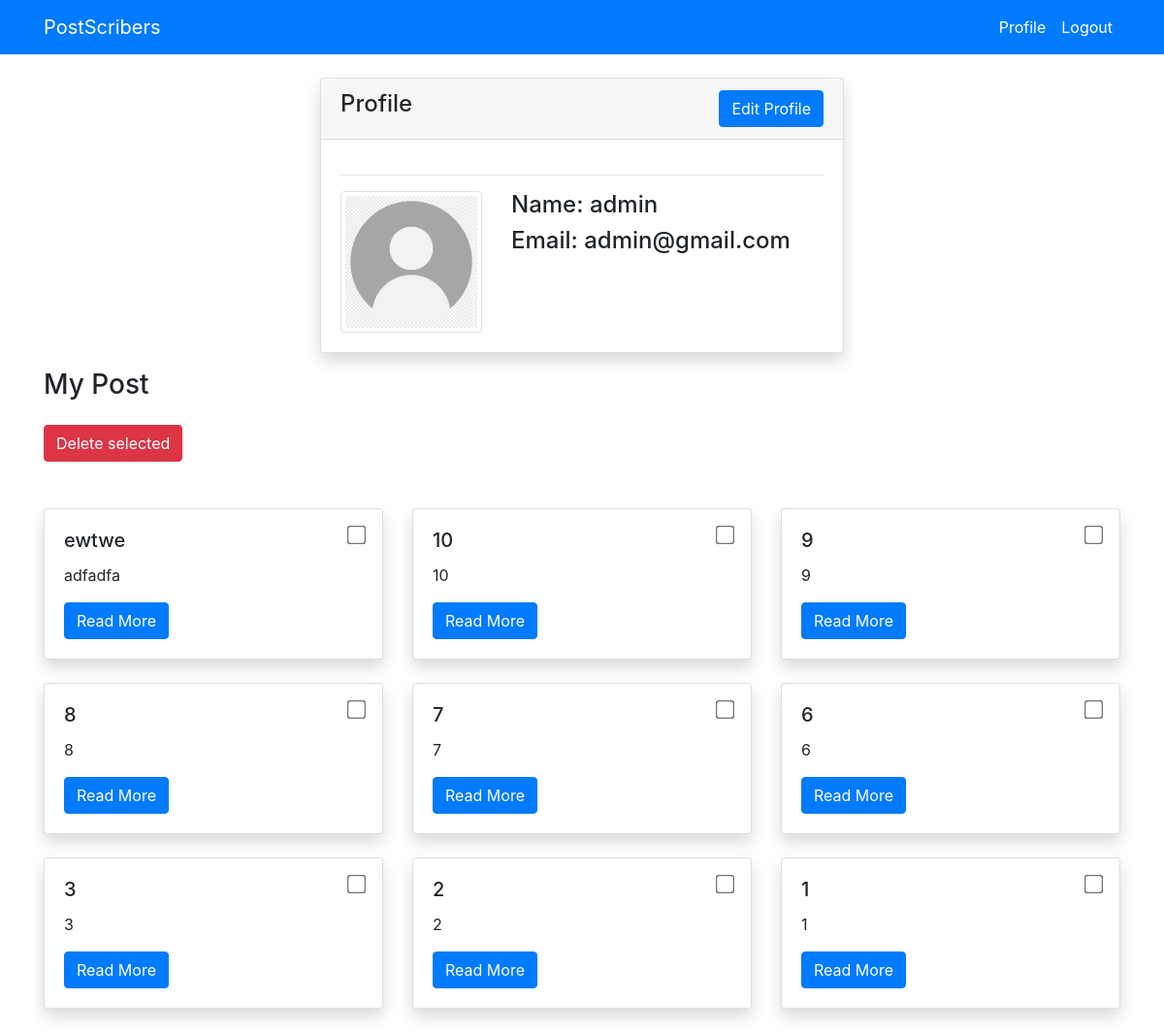
/profile/ (signed in), run on the app's committed database.
### users/models.py (models this page shows, shortened)
class ProfileModel(models.Model):
    user = models.OneToOneField(User, on_delete=models.CASCADE)
    image = models.ImageField(default='default.png', upload_to='profile'
                              , validators=[FileExtensionValidator(['png', 'jpg', 'jpeg'])])

### blog/models.py (models this page shows, shortened)
class PostModel(models.Model):
    title = models.CharField(max_length=100)
    content = models.TextField()
    author = models.ForeignKey(User, on_delete=models.CASCADE)
    created_at = models.DateTimeField(auto_now_add=True)
    updated_at = models.DateTimeField(auto_now=True)
    class Meta:
        ordering = ('-created_at', '-updated_at')

### users/views.py (the view)
# urls.py: path('profile/', views.profile, name='users-profile'),
def profile(request):
    if request.method == 'POST':
        u_form = UserUpdateForm(request.POST or None, instance=request.user)
        p_form = ProfileUpdateForm(request.POST or None, request.FILES or None, instance=request.user.profilemodel)
        if u_form.is_valid() and p_form.is_valid():
            u_form.save()
            p_form.save()
            return redirect('users-profile')
    else:
        u_form = UserUpdateForm(instance=request.user)
        p_form = ProfileUpdateForm(instance=request.user.profilemodel)
    post_uploaded = PostModel.objects.filter(author=request.user)
    context = {
        'u_form': u_form,
        'p_form': p_form,
        'post_uploaded': post_uploaded
    }
    return render(request, 'users/profile.html', context)

### users/forms.py
class UserUpdateForm(forms.ModelForm):
    class Meta:
        model = User
        fields = ['username', 'email']
    def __init__(self, *args, **kwargs):
        super(UserUpdateForm, self).__init__( *args, **kwargs)
        for fieldname in ['username', 'email']:
            self.fields[fieldname].help_text = None

class ProfileUpdateForm(forms.ModelForm):
    class Meta:
        model = ProfileModel
        fields = ['image']

### templates/users/profile.html (shortened to what this page needs)
{% extends 'partials/base.html' %}
{% load crispy_forms_tags %}
{% block content %}
<div class="container">
    <div class="row mt-5 pt-3">
        <div class="col-md-6 offset-md-3">
            <div class="card my-3 shadow">
                <div class="card-header">
                    <span class="h4">Profile</span>
                    <button type="button" class="btn btn-primary float-right" data-toggle="modal" data-target="#exampleModal">
                        Edit Profile
                    </button>
                </div>
                <div class="card-body">
                    <hr>
                    <div class="row">
                        <div class="col-md-4">
                            <img class="img-thumbnail" src="{{ user.profilemodel.image.url }}" alt="profile-img">
                        </div>
                        <div class="col-md-8">
                            <h4>Name: {{ user.username }}</h4>
                            <h4>Email: {{ user.email }}</h4>
                        </div>
                    </div>
                </div>
            </div>
        </div>
    </div>
    <h3 class="mb-3">My Post</h3>
    <form method="POST" action="{% url 'delete-selected-posts' %}" id="delete-form">
        <button type="submit" class="btn btn-danger btn mb-5 mt-2">Delete selected</button>
    </form>
    <div class="row">
      {% for post in post_uploaded %}
        <div class="col-md-4">
            <div class="card mb-4 shadow">
            <div class="card-body">
                <input type="checkbox" name="post_id[]" id="delete_post" class="checkbox float-right" data-id="{{ post.id }}" style="transform: scale(1.5);">
                <h5 class="card-title">{{ post.title }}</h5>
                <p class="card-text text-justify">{{ post.content|truncatewords:20 }}</p>
                <a href="{% url 'blog-post-detail' post.id %}" class="btn btn-primary">Read More</a>
            </div>
            </div>
        </div>
      {% endfor %}
    </div>
</div>
{% endblock %}

### data on the page
PostModel: title "ewtwe", content "adfadfa"
PostModel: title "10", content "10"
PostModel: title "9", content "9"
PostModel: title "8", content "8"
PostModel: title "7", content "7"
PostModel: title "6", content "6"
PostModel: title "3", content "3"
PostModel: title "2", content "2"
PostModel: title "1", content "1"

### other printed values
{{ user.username }} "admin"
{{ user.email }} "admin@gmail.com"
